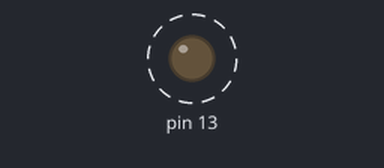
Simulated run of this sketch. Board: Arduino Uno, built with avr-gcc and run on an emulated ATmega328P. On the bench: output pins drawn as LEDs (lit = HIGH). Dashed ring = blinking. What the sketch prints to the serial monitor is not drawn.

Above: at 0.5 s.
Timing chart, 0 to 4.7 s (numbered marks = the images above):
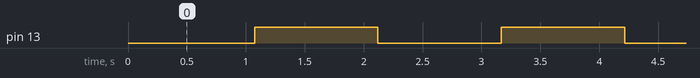

The sketch:

Millis__.ino
```cpp
unsigned long interval=1000; // the time we need to wait
unsigned long previousMillis=0; // millis() returns an unsigned long.

bool ledState = false; // state variable for the LED

void setup() {
  Serial.begin(9600);
 pinMode(13, OUTPUT);
 digitalWrite(13, ledState);
}

void loop() {
 unsigned long currentMillis = millis();// grab current time
 Serial.println(" CurrentMillis() :");
 Serial.println( currentMillis);

 // check if "interval" time has passed (1000 milliseconds)
 if ((unsigned long)(currentMillis - previousMillis) >= interval) {

   ledState = !ledState; // "toggles" the state
   digitalWrite(13, ledState); // sets the LED based on ledState
   // save the "current" time
   previousMillis = currentMillis;

 }
 Serial.println("PreviousMillis() : ");
   Serial.println(previousMillis);
}
```

Measured:
- by itself, pin 13: alternates HIGH for 1.0 s and LOW for 1.0 s
